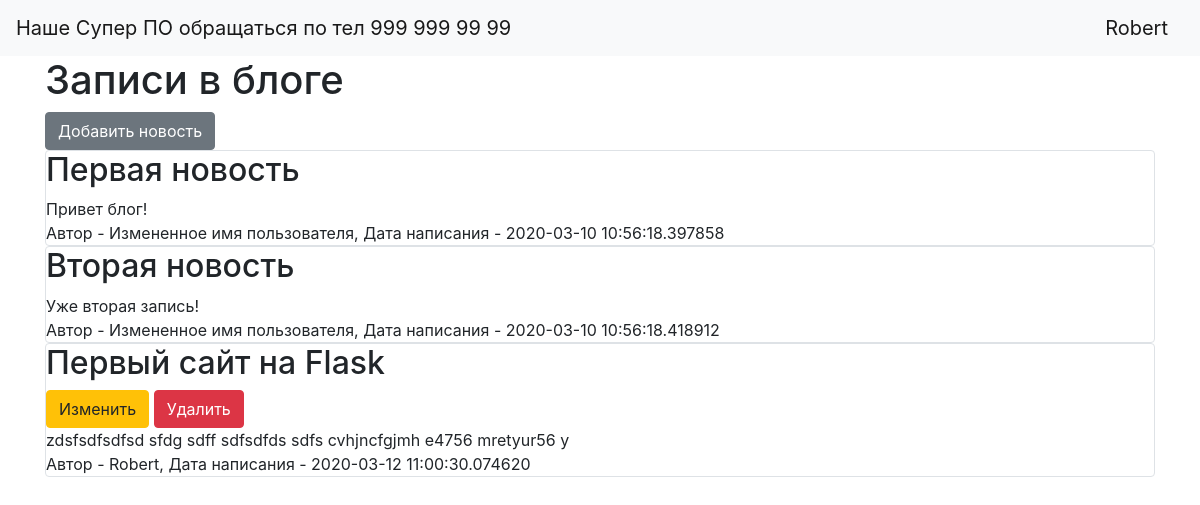
Screenshot of / (signed in) with the database file from the repository.
### data/users.py (models this page shows, shortened)
class User(SqlAlchemyBase, UserMixin):
    __tablename__ = 'users'
    id = sqlalchemy.Column(sqlalchemy.Integer,
                           primary_key=True, autoincrement=True)
    name = sqlalchemy.Column(sqlalchemy.String, nullable=True)
    about = sqlalchemy.Column(sqlalchemy.String, nullable=True)
    email = sqlalchemy.Column(sqlalchemy.String,
                              index=True, unique=True, nullable=True)
    hashed_password = sqlalchemy.Column(sqlalchemy.String, nullable=True)
    created_date = sqlalchemy.Column(sqlalchemy.DateTime,
                                     default=datetime.datetime.now)
    news = orm.relation("News", back_populates='user')

### data/news.py (models this page shows, shortened)
class News(SqlAlchemyBase):
    __tablename__ = 'news'
    id = sqlalchemy.Column(sqlalchemy.Integer,
                           primary_key=True, autoincrement=True)
    title = sqlalchemy.Column(sqlalchemy.String, nullable=True)
    content = sqlalchemy.Column(sqlalchemy.String, nullable=True)
    created_date = sqlalchemy.Column(sqlalchemy.DateTime,
                                     default=datetime.datetime.now)
    is_private = sqlalchemy.Column(sqlalchemy.Boolean, default=True)
    user_id = sqlalchemy.Column(sqlalchemy.Integer,
                                sqlalchemy.ForeignKey("users.id"))
    user = orm.relation('User')

### main.py (the view)
@app.route("/")
def index():
    session = db_session.create_session()
    if current_user.is_authenticated:
        news = session.query(News).filter(
            (News.user == current_user) | (News.is_private != True))
    else:
        news = session.query(News).filter(News.is_private != True)
    return render_template("index.html", news=news)

### data/db_session.py (called while the page is built)
def create_session() -> Session:
    global __factory
    return __factory()

### main.py (called while the page is built)
@login_manager.user_loader
def load_user(user_id):
    session = db_session.create_session()
    return session.query(User).get(user_id)

### templates/index.html
{% extends "base.html" %}
{% block content %}
<h1>Записи в блоге</h1>
    {% if current_user.is_authenticated %}
        <a href="news" class="btn btn-secondary">Добавить новость</a>
    {% endif %}
{% for item in news%}
<div class="col-md6 border rounded">
    <h2>{{item.title}}</h2>
    {% if current_user.is_authenticated and current_user == item.user %}
    <div>
        <a href="/news/{{ item.id }}" class="btn btn-warning">Изменить</a>
        <a href="/news_delete/{{ item.id }}" class="btn btn-danger">Удалить</a>
    </div>
    {% endif %}
    <div>
        {{item.content}}
    </div>
    <div>
        Автор - {{item.user.name}}, Дата написания - {{item.created_date}}
    </div>
</div>
{% endfor %}
{% endblock %}

### templates/base.html (shortened to what this page needs)
<!doctype html>
<html lang="en">
<head>
    <link rel="stylesheet"
          href="https://stackpath.bootstrapcdn.com/bootstrap/4.4.1/css/bootstrap.min.css"
>
</head>
<body>
<header>
    <nav class="navbar navbar-light bg-light">
        <a class="navbar-brand" href="#">Наше Супер ПО обращаться по тел 999 999 99 99</a>
        {% if current_user.is_authenticated %}
        <a class="navbar-brand" href="/logout">{{ current_user.name }}</a>
        {% else %}
        <p>
        <a class="btn btn-primary " href="/register">Зарегистрироваться</a>
        <a class="btn btn-success" href="/login">Войти</a>
        </p>
{% endif %}
    </nav>
</header>
<main role="main" class="container">
    {% block content %}{% endblock %}
</main>
</body>
</html>

### rows the page displays
User: name "Robert"
News: title "Первая новость", content "Привет блог!", user.name "Измененное имя пользователя", created_date "2020-03-10 10:56:18.397858"
News: title "Вторая новость", content "Уже вторая запись!", user.name "Измененное имя пользователя", created_date "2020-03-10 10:56:18.418912"
News: title "Первый сайт на Flask", content "zdsfsdfsdfsd sfdg sdff sdfsdfds sdfs cvhjncfgjmh e4756 mretyur56 y", user.name "Robert", created_date "2020-03-12 11:00:30.074620"
